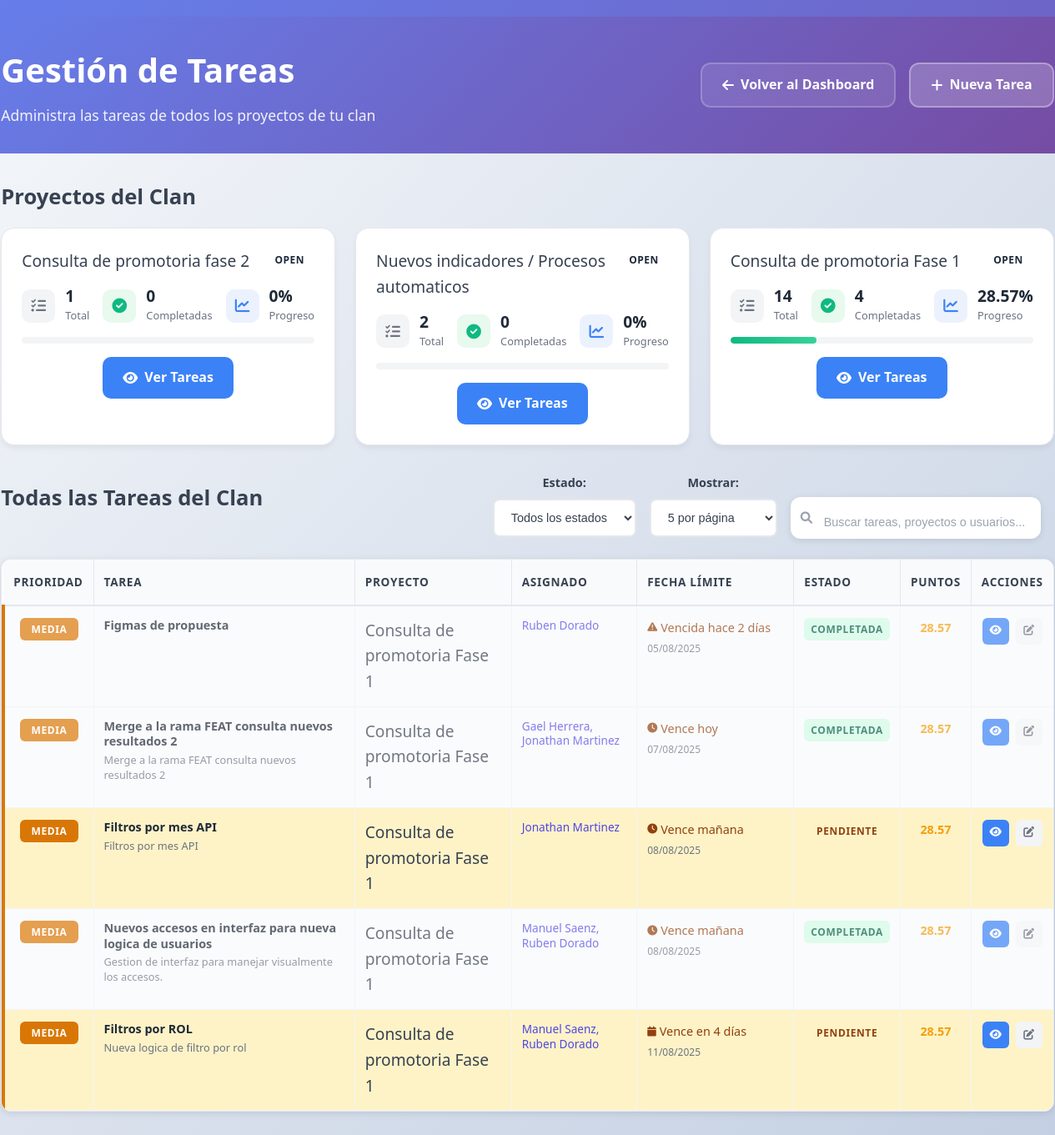
Screenshot of /public/?route=clan_leader/tasks (signed in) with the database file from the repository.
### tables this page shows
CREATE TABLE `Projects` (
  `project_id` int NOT NULL,
  `project_name` varchar(255) NOT NULL,
  `description` text,
  `clan_id` int NOT NULL,
  `created_by_user_id` int NOT NULL,
  `status` varchar(50) DEFAULT 'open',
  `total_tasks` int DEFAULT '0',
  `completed_tasks` int DEFAULT '0',
  `progress_percentage` decimal(5,2) DEFAULT '0.00',
  `created_at` timestamp NULL DEFAULT CURRENT_TIMESTAMP,
  `updated_at` timestamp NULL DEFAULT CURRENT_TIMESTAMP ON UPDATE CURRENT_TIMESTAMP,
  `kpi_quarter_id` int DEFAULT NULL,
  `kpi_points` int DEFAULT '0',
  `task_distribution_mode` enum('automatic','percentage') DEFAULT 'automatic'
);

CREATE TABLE `Tasks` (
  `task_id` int NOT NULL,
  `parent_task_id` int DEFAULT NULL,
  `task_name` varchar(255) NOT NULL,
  `description` text,
  `project_id` int NOT NULL,
  `assigned_to_user_id` int DEFAULT NULL,
  `created_by_user_id` int DEFAULT NULL,
  `priority` enum('low','medium','high','critical') NOT NULL DEFAULT 'medium',
  `due_date` date DEFAULT NULL,
  `estimated_hours` decimal(5,2) DEFAULT NULL,
  `actual_hours` decimal(5,2) DEFAULT NULL,
  `completion_percentage` decimal(5,2) DEFAULT '0.00',
  `automatic_points` decimal(10,2) NOT NULL DEFAULT '0.00' COMMENT 'Puntos KPI calculados para modo automático',
  `assigned_percentage` decimal(5,2) NOT NULL DEFAULT '0.00' COMMENT 'Porcentaje de puntos KPI asignado manualmente',
  `color_tag` varchar(7) DEFAULT '#3B82F6',
  `is_subtask` tinyint(1) DEFAULT '0',
  `subtask_order` int DEFAULT '0',
  `status` enum('pending','in_progress','completed','cancelled') NOT NULL DEFAULT 'pending',
  `is_completed` tinyint(1) NOT NULL DEFAULT '0',
  `completed_at` timestamp NULL DEFAULT NULL,
  `created_at` timestamp NULL DEFAULT CURRENT_TIMESTAMP,
  `updated_at` timestamp NULL DEFAULT CURRENT_TIMESTAMP ON UPDATE CURRENT_TIMESTAMP
);

### app/views/clan_leader/tasks.php (the view, shortened to what the rows shown need)
<?php include __DIR__ . '/../layout.php'; ?>
<div class="clan-leader-tasks-container">
    <div class="page-header">
        <div class="header-content">
            <div class="header-left">
                <h1 class="page-title">Gestión de Tareas</h1>
            </div>
        </div>
    </div>
    <div class="main-content">
        <?php if (isset($projects) && !empty($projects)): ?>
            <div class="projects-section">
                <h2 class="section-title">Proyectos del Clan</h2>
                <div class="projects-grid">
                    <?php foreach ($projects as $project): ?>
                    <div class="project-card">
                        <div class="project-header">
                            <h3 class="project-name"><?= htmlspecialchars($project['project_name']) ?></h3>
                            <div class="project-status status-<?= $project['status'] ?>">
                                <?= ucfirst($project['status']) ?>
                            </div>
                        </div>
                        <div class="project-stats">
                            <div class="stat-item">
                                <div class="stat-icon">
                                    <i class="fas fa-tasks"></i>
                                </div>
                                <div class="stat-content">
                                    <div class="stat-number"><?= $project['total_tasks'] ?></div>
                                    <div class="stat-label">Total</div>
                                </div>
                            </div>
                            <div class="stat-item">
                                <div class="stat-icon completed">
                                    <i class="fas fa-check-circle"></i>
                                </div>
                                <div class="stat-content">
                                    <div class="stat-number"><?= $project['completed_tasks'] ?></div>
                                    <div class="stat-label">Completadas</div>
                                </div>
                            </div>
                            <div class="stat-item">
                                <div class="stat-icon progress">
                                    <i class="fas fa-chart-line"></i>
                                </div>
                                <div class="stat-content">
                                    <div class="stat-number"><?= $project['progress_percentage'] ?>%</div>
                                    <div class="stat-label">Progreso</div>
                                </div>
                            </div>
                        </div>
                        <div class="project-progress">
                            <div class="progress-bar">
                                <div class="progress-fill" style="width: <?= $project['progress_percentage'] ?>%"></div>
                            </div>
                        </div>
                        <div class="project-actions">
                            <a href="?route=clan_leader/tasks&project_id=<?= $project['project_id'] ?>" class="btn-view-tasks">
                                <i class="fas fa-eye"></i>
                                Ver Tareas
                            </a>
                        </div>
                    </div>
                    <?php endforeach; ?>
                </div>
            </div>
        <?php endif; ?>
        <?php if (isset($allTasks)): ?>
            <?php if (!empty($allTasks)): ?>
            <div class="all-tasks-section">
                <div class="section-header">
                    <h2 class="section-title">
                        Todas las Tareas del Clan
                    </h2>
                </div>
                <div class="tasks-table-container">
                    <table class="tasks-table">
                        <thead>
                            <tr>
                                <th class="th-priority">Prioridad</th>
                                <th class="th-task">Tarea</th>
                                <th class="th-project">Proyecto</th>
                                <th class="th-assigned">Asignado</th>
                                <th class="th-due-date">Fecha Límite</th>
                                <th class="th-status">Estado</th>
                                <th class="th-points">Puntos</th>
                                <th class="th-actions">Acciones</th>
                            </tr>
                        </thead>
                        <tbody>
                            <?php foreach ($allTasks as $task): ?>
                            <tr class="task-row priority-<?= $task['priority'] ?> <?= ($task['days_until_due'] < 0) ? 'overdue' : '' ?> <?= ($task['status'] === 'completed') ? 'completed' : '' ?>">
                                <td class="td-priority">
                                    <span class="priority-badge priority-<?= $task['priority'] ?>">
                                        <?php
                                        switch($task['priority']) {
                                            default: echo 'Media'; break;
                                        }
                                        ?>
                                    </span>
                                </td>
                                <td class="td-task">
                                    <div class="task-info">
                                        <div class="task-title"><?= htmlspecialchars($task['task_name']) ?></div>
                                        <?php if (!empty($task['description'])): ?>
                                        <div class="task-description"><?= htmlspecialchars(substr($task['description'], 0, 80)) ?><?= strlen($task['description']) > 80 ? '...' : '' ?></div>
                                        <?php endif; ?>
                                    </div>
                                </td>
                                <td class="td-project">
                                    <span class="project-name"><?= htmlspecialchars($task['project_name']) ?></span>
                                </td>
                                <td class="td-assigned">
                                    <?php if (!empty($task['all_assigned_users'])): ?>
                                    <span class="assigned-users"><?= htmlspecialchars($task['all_assigned_users']) ?></span>
                                    <?php elseif (!empty($task['assigned_user_name'])): ?>
                                    <span class="assigned-user"><?= htmlspecialchars($task['assigned_user_name']) ?></span>
                                    <?php else: ?>
                                    <span class="no-assigned">Sin asignar</span>
                                    <?php endif; ?>
                                </td>
                                <td class="td-due-date">
                                    <?php if ($task['due_date']): ?>
                                    <div class="due-date-info <?= ($task['days_until_due'] < 0) ? 'overdue' : '' ?>">
                                        <div class="due-date-text">
                                            <?php if ($task['days_until_due'] < 0): ?>
                                                <i class="fas fa-exclamation-triangle"></i>
                                                Vencida hace <?= abs($task['days_until_due']) ?> días
                                            <?php elseif ($task['days_until_due'] == 0): ?>
                                                <i class="fas fa-clock"></i>
                                                Vence hoy
                                            <?php elseif ($task['days_until_due'] == 1): ?>
                                                <i class="fas fa-clock"></i>
                                                Vence mañana
                                            <?php else: ?>
                                                <i class="fas fa-calendar"></i>
                                                Vence en <?= $task['days_until_due'] ?> días
                                            <?php endif; ?>
                                        </div>
                                        <div class="due-date-full"><?= date('d/m/Y', strtotime($task['due_date'])) ?></div>
                                    </div>
                                    <?php else: ?>
                                    <span class="no-due-date">Sin fecha</span>
                                    <?php endif; ?>
                                </td>
                                <td class="td-status">
                                    <span class="status-badge status-<?= $task['status'] ?>">
                                        <?php
                                        switch($task['status']) {
                                            case 'completed': echo 'Completada'; break;
                                            default: echo 'Pendiente'; break;
                                        }
                                        ?>
                                    </span>
                                </td>
                                <td class="td-points">
                                    <?php if ($task['automatic_points'] > 0): ?>
                                    <span class="points-value"><?= $task['automatic_points'] ?></span>
                                    <?php else: ?>
                                    <span class="no-points">-</span>
                                    <?php endif; ?>
                                </td>
                                <td class="td-actions">
                                    <div class="action-buttons">
                                        <a href="?route=clan_leader/tasks&project_id=<?= $task['project_id'] ?>" class="btn-action btn-view" title="Ver proyecto">
                                            <i class="fas fa-eye"></i>
                                        </a>
                                        <button class="btn-action btn-edit" onclick="editTask(<?= $task['task_id'] ?>)" title="Editar tarea">
                                            <i class="fas fa-edit"></i>
                                        </button>
                                    </div>
                                </td>
                            </tr>
                            <?php endforeach; ?>
                        </tbody>
                    </table>
                </div>
            </div>
            <?php endif; ?>
        <?php endif; ?>
    </div>
</div>

### rows the page displays
projects: project_name "Consulta de promotoria fase 2", status "OPEN", total_tasks "1", completed_tasks "0", progress_percentage "0"
projects: project_name "Nuevos indicadores / Procesos automaticos", status "OPEN", created_by_user "2", completed_tasks "0", progress_percentage "0"
projects: project_name "Consulta de promotoria Fase 1", status "OPEN", project_id "14", completed_tasks "4", progress_percentage "28.57"
tasks: priority "MEDIA", task_name "Figmas de propuesta", project.project_name "Consulta de promotoria Fase 1", all_assigned_users "Ruben Dorado", days_until_due "2", due_date "05/08/2025", status "COMPLETADA", automatic_points "28.57"
tasks: priority "MEDIA", task_name "Merge a la rama FEAT consulta nuevos resultados 2", description "Merge a la rama FEAT consulta nuevos resultados 2", project.project_name "Consulta de promotoria Fase 1", all_assigned_users "Gael Herrera, Jonathan Martinez", shows "Vence hoy", due_date "07/08/2025", status "COMPLETADA", automatic_points "28.57"
tasks: priority "MEDIA", task_name "Filtros por mes API", description "Filtros por mes API", project.project_name "Consulta de promotoria Fase 1", all_assigned_users "Jonathan Martinez", shows "Vence mañana", due_date "08/08/2025", status "PENDIENTE", automatic_points "28.57"
tasks: priority "MEDIA", task_name "Nuevos accesos en interfaz para nueva logica de usuarios", description "Gestion de interfaz para manejar visualmente los accesos.", project.project_name "Consulta de promotoria Fase 1", all_assigned_users "Manuel Saenz, Ruben Dorado", shows "Vence mañana", due_date "08/08/2025", status "COMPLETADA", automatic_points "28.57"
tasks: priority "MEDIA", task_name "Filtros por ROL", description "Nueva logica de filtro por rol", project.project_name "Consulta de promotoria Fase 1", all_assigned_users "Manuel Saenz, Ruben Dorado", days_until_due "4", due_date "11/08/2025", status "PENDIENTE", automatic_points "28.57"
